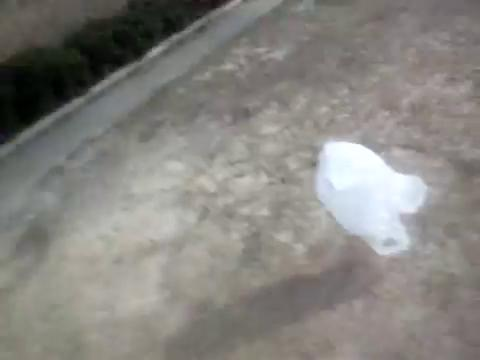
#> input picture exampleBag.jpg, 480 x 360 px
$ python exampleTransformation.py   (older library calls are emulated)
#> lines starting #> are read from the running program, lines starting #| are printed output that depends on the picture
#> further down, Im is the input picture: shape (360, 480, 3); mean R, G, B 134.3, 132.3, 127.8
### maps.py
import numpy as np
from itertools import permutations

# [8 lines left out: function transformationMatrix, not called in this run]

def normalizeBbox(bBox, shape):
	nBbox=2*np.array(bBox)/(shape[1],shape[0])-1
	return nBbox

# [4 lines left out: function getTransMat, not called in this run]

def sampleGrid(transformation, img, shapeOut):
#> called with transformation = array of shape (3, 3), shapeOut = (80, 80)
	shape=img.shape
#> shape = (360, 480, 3)
	x,y = np.meshgrid(np.linspace(-1, 1, shapeOut[1]), np.linspace(-1, 1, shapeOut[0]))
	xt=x.flatten()
	yt=y.flatten()
	toMap=np.stack([xt,yt,np.ones_like(xt)],axis=0)
	X,Y,_=transformation.dot(toMap)
	x0=(X+1)*shape[1]/2
	y0=(Y+1)*shape[0]/2

	x=x0
	y=y0
	x0=x0.astype(np.int)
	y0=y0.astype(np.int)

	x1=x0+1
	y1=y0+1
	x0,x1=np.clip(np.stack((x0,x1),axis=0),0,shape[1]-1)
	y0, y1 = np.clip(np.stack((y0, y1), axis=0), 0, shape[0]-1)
	idx_a = (y0*shape[1] + x0).astype(np.int)
	idx_b = (y1*shape[1] + x0).astype(np.int)
	idx_c = (y0*shape[1] + x1).astype(np.int)
	idx_d = (y1*shape[1] + x1).astype(np.int)

	wa = np.expand_dims(((x1.astype(np.float) - x) * (y1.astype(np.float) - y)),axis=1)
	wb = np.expand_dims(((x1.astype(np.float) - x) * (y - y0.astype(np.float))),axis=1)
	wc = np.expand_dims(((x - x0.astype(np.float)) * (y1.astype(np.float) - y)),axis=1)
	wd = np.expand_dims(((x - x0.astype(np.float)) * (y - y0.astype(np.float))),axis=1)

	im_flat=img.reshape((-1,shape[2]))
	Ia = im_flat[idx_a]
	Ib = im_flat[idx_b]
	Ic = im_flat[idx_c]
	Id = im_flat[idx_d]
	return (wa * Ia+ wb * Ib+ wc * Ic+ wd * Id).reshape(shapeOut+(shape[2],)).astype(np.uint8)
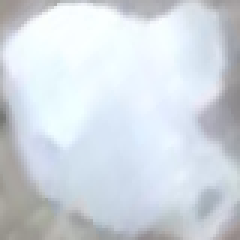
#> returned value: shape (80, 80, 3) (shown 3 times larger); mean of channels 0, 1, 2 209.6, 217, 224.5; drawn as R, G, B

# [26 lines left out: functions bBoxWithContext, bBoxReorient, not called in this run]

### exampleTransformation.py
import matplotlib.pyplot as plt
from maps import sampleGrid
from scipy import misc
import numpy as np

"""
This example works with the first image
from the directory bag of the VOT dataset
transformation matrix can be found as the first
line in the bag/groundtruthAffine.txt
"""

trans=np.array\
	([0.21701,-0.0870729,0.521698,0.167833,0.200139,0.0810833,0.0,0.0,1.0]).reshape((3,3))
Im=misc.imread("exampleBag.jpg")
bBox1=sampleGrid(trans, Im, (80,80))
bBox2=sampleGrid(trans, Im, (60,104))
#> call 2 of sampleGrid, with transformation = array of shape (3, 3), shapeOut = (60, 104)
#> in sampleGrid (call 2), `return (wa * Ia+ wb * Ib+ wc * Ic+ wd * Id).reshape(shapeOut+(shape[2]..`:
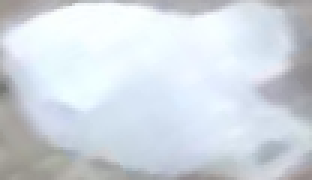
#> returned value: shape (60, 104, 3) (shown 3 times larger); mean of channels 0, 1, 2 209.5, 216.9, 224.4; drawn as R, G, B
plt.figure()
gs=plt.GridSpec(2,2)
ax1=plt.subplot(gs[0,:])
ax2=plt.subplot(gs[1,0])
ax3=plt.subplot(gs[1,1])
ax1.set_title("Original",fontsize=16)
ax2.set_title("80 by 80 Affine Sampling of Bounding Box",fontsize=16)
ax3.set_title("60 by 104 Affine Sampling of Bounding Box",fontsize=16)
for i, ax in enumerate(plt.gcf().axes):
 for tl in ax.get_xticklabels() + ax.get_yticklabels():
  tl.set_visible(False)
ax1.imshow(Im)
ax2.imshow(bBox1)
ax3.imshow(bBox2)
plt.show()
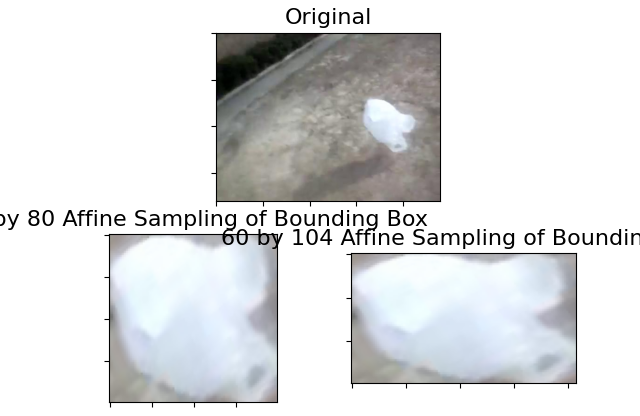
#> figure drawn by matplotlib, 3 panels
